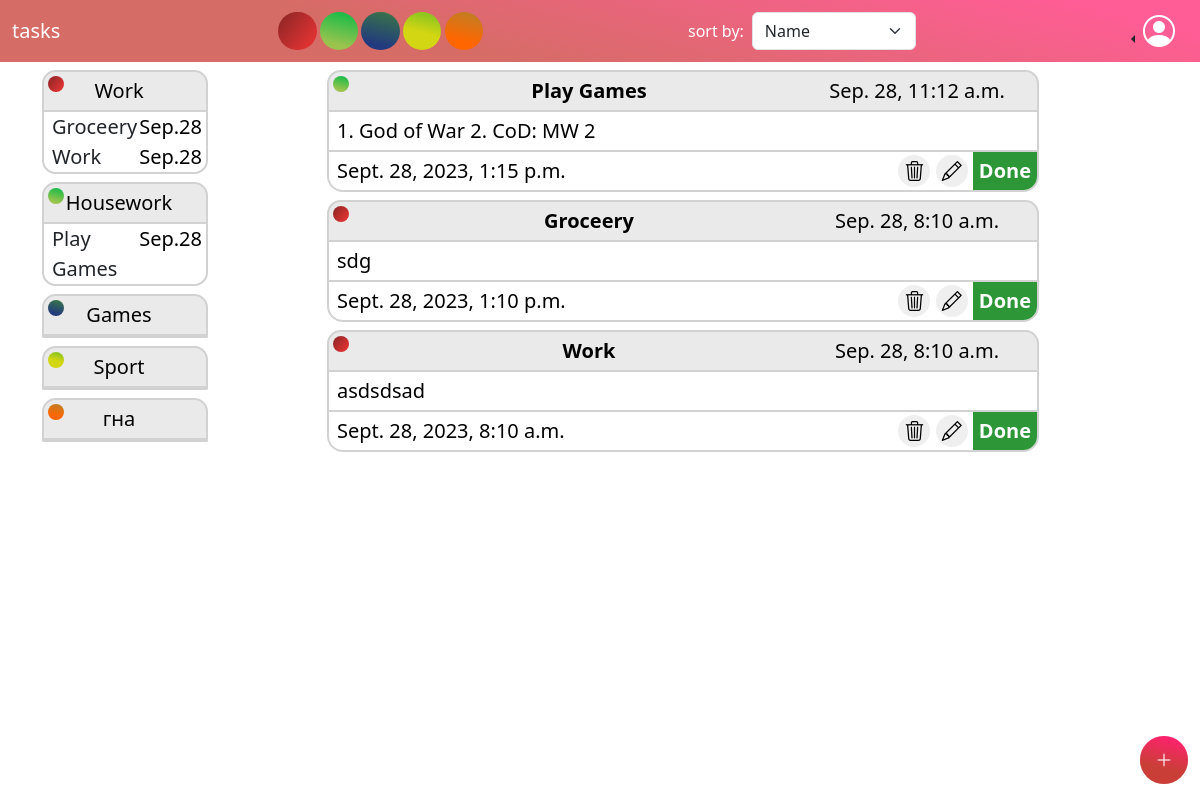
The page / on the database its author committed.
### taskmanager/models.py (models this page shows)
class ColorModel(models.Model):
    name = models.CharField(max_length=50)
    class Colors(models.IntegerChoices):
        RED = 1,
        GREEN = 2,
        BLUE = 3,
        YELLOW = 4,
        ORANGE = 5,
    color = models.IntegerField(choices=Colors.choices, unique=True, default=Colors.RED)
    def __str__(self):
        return f'{self.color}'
    class Meta:
        verbose_name = 'color'
        verbose_name_plural = 'colors'

class TaskModel(models.Model):
    title = models.CharField(max_length=50)
    color = models.ForeignKey(to='ColorModel',to_field='color', on_delete=models.PROTECT, related_name='tasks')
    description = models.TextField()
    expiration_date = models.DateTimeField()
    creation_date = models.DateTimeField(auto_now_add=True)
    last_edit_date = models.DateTimeField(auto_now=True)

### taskmanager/views.py (the view)
# urls.py: path('', index, name='index'),
def index(request):
    tasks = TaskModel.objects.order_by('-expiration_date')
    colors = ColorModel.objects.all()
    count = len(colors)
    context = {
        'colorscount' : count,
        'tasks': tasks,
        'colors': colors,
    }
    return render(request,'index.html', context)

### taskmanager/templates/index.html (shortened to what this page needs)
{% extends 'base.html' %}
{% block content %}
	<div class="container" style="  font-size: 1.25rem;">
  <div class="row">
    <div class="task-stat col-2 mt-2">
      {% for color in colors %}
        <div class="mb-2">
          <div class="task-title pt-1 pb-1">
            {% if color.color == 1 %}
              <div class="task-color" style="background: rgb(221,50,50);
          background: linear-gradient(308deg, rgba(221,50,50,1) 20%, rgba(143,38,38,1) 93%);"></div>
            {% elif color.color == 2 %}
              <div class="task-color" style="background: rgb(154,196,78);
                      background: linear-gradient(14deg, rgba(154,196,78,1) 20%, rgba(23,187,72,1) 93%);"></div>
            {% elif color.color == 3 %}
              <div class="task-color" style="background: rgb(34,59,126);
                      background: linear-gradient(14deg, rgba(34,59,126,1) 20%, rgba(56,115,74,1) 93%);"></div>
            {% elif color.color == 4 %}
              <div class="task-color" style="background: rgb(211,214,18);
                      background: linear-gradient(14deg, rgba(211,214,18,1) 47%, rgba(144,198,31,1) 86%);"></div>
            {% elif color.color == 5 %}
              <div class="task-color" style="background: rgb(255,102,0);
                      background: linear-gradient(14deg, rgba(255,102,0,1) 28%, rgba(196,124,34,1) 90%);"></div>
            {% endif %}
            <a class="a-task-counter-title">{{ color.name }}</a>
            <a class="a-task-counter-info" style="  width: 2rem;"></a>
          </div>
          <div class="task-counter-div">
            {% for task in tasks %}
              {% if color.color == task.color.color %}
                <div class="task-counter-task">{{ task.title }} <a class="a-task-counter-info">{{ task.expiration_date|date:"M.d" }}</a></div>
              {% endif %}
            {% endfor %}
          </div>
        </div>
      {% endfor %}
    </div>
    <div class="col-1">
    </div>
    <div class="task-stat col-8 row">
      {% for task in tasks %}
        <div class="mt-2">
          <div class="task-title pt-1 pb-1">
            {% if task.color.color == 1 %}
              <div class="task-color" style="background: rgb(221,50,50);
          background: linear-gradient(308deg, rgba(221,50,50,1) 20%, rgba(143,38,38,1) 93%);"></div>
            {% elif task.color.color == 2 %}
              <div class="task-color" style="background: rgb(154,196,78);
                      background: linear-gradient(14deg, rgba(154,196,78,1) 20%, rgba(23,187,72,1) 93%);"></div>
            {% elif task.color.color == 3 %}
              <div class="task-color" style="background: rgb(34,59,126);
                      background: linear-gradient(14deg, rgba(34,59,126,1) 20%, rgba(56,115,74,1) 93%);"></div>
            {% elif task.color.color == 4 %}
              <div class="task-color" style="background: rgb(211,214,18);
                      background: linear-gradient(14deg, rgba(211,214,18,1) 47%, rgba(144,198,31,1) 86%);"></div>
            {% elif task.color.color == 5 %}
              <div class="task-color" style="background: rgb(255,102,0);
                      background: linear-gradient(14deg, rgba(255,102,0,1) 28%, rgba(196,124,34,1) 90%);"></div>
            {% endif %}
            <a class="a-task-title"><b>{{ task.title }}</b></a>
            <a class="a-task-info">{{ task.creation_date|date:"M. d,  P" }}</a>
          </div>
          <div class="task-desc ps-2 pe-2 pt-1 pb-1">
            <a class="text-decoration-none text-black">{{ task.description }}</a>
          </div>
          <div class="task-bottom ">
            <a class="ms-2 me-2 text-decoration-none text-black pt-1 pb-1">{{ task.expiration_date }}</a>
            <div>
              <a href="{% url 'delete' task.id %}" class="text-decoration-none">
                <button class="task-bottom-icon "><i class="bi bi-trash3"></i></button>
              </a>
              <a href="{% url 'edit' task.id %}" class="text-decoration-none">
                <button class="task-bottom-icon"><i class="bi bi-pencil"></i></button>
              </a>
              <button class="done-button pt-1 pb-1" style="background: rgb(45, 150, 54);"><b
                    class="text-white">Done</b></button>
            </div>
          </div>
        </div>
      {% endfor %}
    </div>
  </div>
  <a href="{% url 'create' %}">
    <button class="add-button"><i class="bi bi-plus-lg"></i></button>
  </a>
</div>
{% endblock %}
{% block add_button %}
	  <a href="{% url 'create' %}">
    <button class="add-button"><i class="bi bi-plus-lg"></i></button>
  </a>
{% endblock %}

### taskmanager/templates/base.html (shortened to what this page needs)
{% load static %}
<!DOCTYPE html>
<html lang="en">
<head>
  <link rel="stylesheet" href="https://cdn.jsdelivr.net/npm/bootstrap-icons@1.11.0/font/bootstrap-icons.css">
  <link href="https://cdn.jsdelivr.net/npm/bootstrap@5.3.2/dist/css/bootstrap.min.css" rel="stylesheet"
>
  <link rel="stylesheet" href="{% static 'style.css' %}">
</head>
<body class="index-body">
<nav class="navbar navbar-expand-lg " style="background: rgb(196,42,34);
  background: linear-gradient(14deg, rgba(196, 42, 34, 0.692) 36%, rgba(255, 0, 89, 0.637) 91%); padding: 0;">
  <div class="container-fluid">
    <a href="{% url 'index' %}" class="navbar-brand text-white ">tasks</a>
    <div>
      <div class="mx-auto" style="display: flex; align-items: center;">
        {% for color in colors %}
          {% if color.color == 1 %}
            <a href="{% url 'by_color' color  %}" title="{{ color.name }}" class="color-button" style="background: rgb(221,50,50);
          background: linear-gradient(308deg, rgba(221,50,50,1) 20%, rgba(143,38,38,1) 93%);"></a>
          {% elif color.color == 2 %}
            <a href="{% url 'by_color' color  %}" title="{{ color.name }}" class="color-button" style="background: rgb(154,196,78);
          background: linear-gradient(14deg, rgba(154,196,78,1) 20%, rgba(23,187,72,1) 93%);"></a>
          {% elif color.color == 3 %}
            <a href="{% url 'by_color' color  %}" title="{{ color.name }}" class="color-button" style="background: rgb(34,59,126);
                  background: linear-gradient(14deg, rgba(34,59,126,1) 20%, rgba(56,115,74,1) 93%);"></a>
          {% elif color.color == 4 %}
            <a href="{% url 'by_color' color  %}" title="{{ color.name }}" class="color-button" style="background: rgb(211,214,18);
                  background: linear-gradient(14deg, rgba(211,214,18,1) 47%, rgba(144,198,31,1) 86%);"></a>
          {% elif color.color == 5 %}
            <a href="{% url 'by_color' color  %}" title="{{ color.name }}" class="color-button" style="background: rgb(255,102,0);
                  background: linear-gradient(14deg, rgba(255,102,0,1) 28%, rgba(196,124,34,1) 90%);"></a>
          {% endif %}
        {% endfor %}
      </div>
    </div>
    <div class="d-flex justify-content-center">
      <a class="text-decoration-none text-white my-auto me-2 ">sort by:</a>
      <div class="mx-auto">
        <select class="form-select" aria-label="Default select example">
          <option selected>Name</option>
        </select>
      </div>
    </div>
    <div class="dropstart">
      <a class="btn dropdown-toggle" href="#" role="button" data-bs-toggle="dropdown" aria-expanded="false">
        <i class="bi bi-person-circle text-white fs-2"></i>
      </a>
    </div>
  </div>
</nav>
{% block content %}
{% endblock %}
{% block add_button %}
{% endblock %}
</body>
</html>

### static/style.css (style rules this page uses)
.index-body { animation-duration: 2s; animation-name: site-showdown; }
.color-button { margin-right: .2rem; width: 2.4rem; height: 2.4rem; border: 0; border-radius: 50px; }
.task-color { width: 1rem; height: 1rem; border: 0; border-radius: 50px; margin-left: .25rem; display: inline; }
.task-stat { border-color: rgb(211, 210, 210); }
.task-title { border-top-right-radius: .85rem; border-top-left-radius: .85rem; background-color: rgba(211, 210, 210, 0.466); overflow: hidden; border: .15rem solid rgb(211, 210, 210); display: flex; justify-content: space-between; }
.a-task-title { text-decoration: none; color: black; margin-left: 1rem; justify-content: space-between; }
.a-task-info { text-decoration: none; color: black; text-align: center; margin-right: 1rem; width: 13rem; }
.task-counter-div { border: .15rem solid; border-color: rgb(211, 210, 210); border-top: 0; padding-left: .25rem; border-bottom-right-radius: .85rem; border-bottom-left-radius: .85rem; }
.task-counter-task { border: 0; display: flex; justify-content: space-between; padding-left: .25rem; border-bottom-right-radius: .85rem; border-bottom-left-radius: .85rem; }
.a-task-counter-title { text-decoration: none; color: black; display: flex; }
.a-task-counter-info { text-decoration: none; color: black; text-align: center; padding-right: .25rem; }
.task-bottom { border: .15rem solid; border-color: rgb(211, 210, 210); border-bottom-left-radius: 1rem; border-bottom-right-radius: 1rem; padding: 0; display: flex; justify-content: space-between; }
.task-bottom-icon { border: 0px; border-radius: 10rem; }
.task-desc { border-left: .15rem solid; border-right: .15rem solid; border-color: rgb(211, 210, 210); background-color: white; }
.done-button { border: 0; border-bottom-right-radius: .86rem; }
.add-button { position: fixed; width: 6vh; height: 6vh; border: 0; border-radius: 50px; top: 92%; left: 95%; background: rgb(196, 42, 34); background: linear-gradient(14deg, rgba(196, 42, 34, 0.692) 36%, rgba(255, 0, 89, 0.637) 91%); padding: 0; color: white; }

### rows shown on the page
ColorModel: color 1 (drawn), name "Work"
ColorModel: color 2 (drawn), name "Housework"
ColorModel: color 3 (drawn), name "Games"
ColorModel: color 4 (drawn), name "Sport"
ColorModel: color 5 (drawn), name "гна"
TaskModel: title "Groceery", expiration_date "Sep.28", creation_date "Sep. 28, 8:10 a.m.", description "sdg", expiration_date "Sept. 28, 2023, 1:10 p.m."
TaskModel: title "Work", expiration_date "Sep.28", creation_date "Sep. 28, 8:10 a.m.", description "asdsdsad", expiration_date "Sept. 28, 2023, 8:10 a.m."
TaskModel: title "Play Games", expiration_date "Sep.28", creation_date "Sep. 28, 11:12 a.m.", description "1. God of War 2. CoD: MW 2", expiration_date "Sept. 28, 2023, 1:15 p.m."
